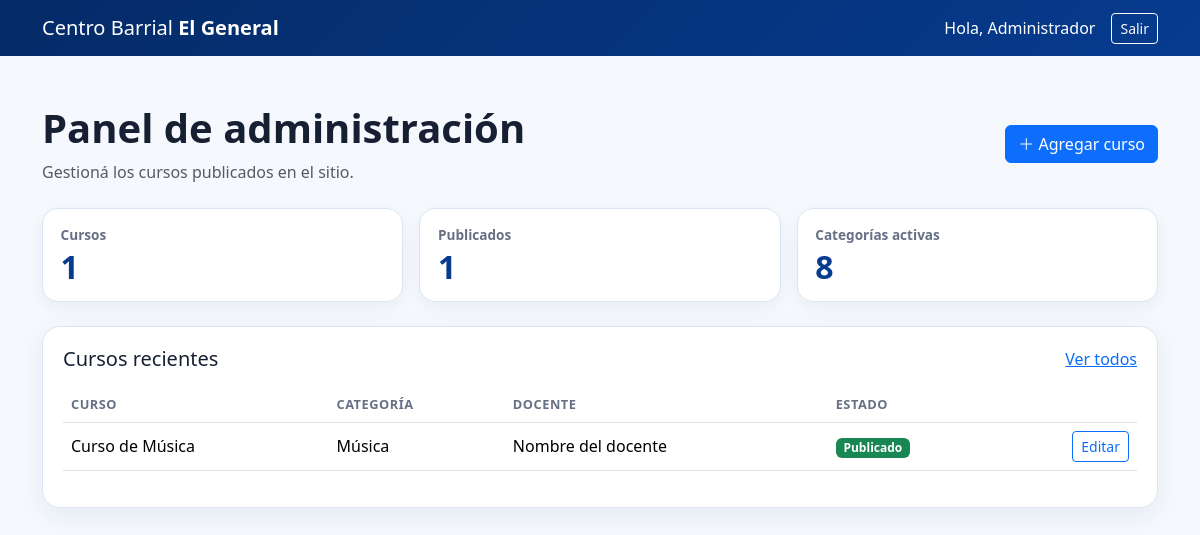
/admin/index.php (signed in), run on the app's committed database.
### tables this page shows
CREATE TABLE IF NOT EXISTS cursos (
    id INT UNSIGNED AUTO_INCREMENT PRIMARY KEY,
    categoria_id INT UNSIGNED NOT NULL,
    nombre VARCHAR(160) NOT NULL,
    descripcion TEXT DEFAULT NULL,
    dias VARCHAR(255) DEFAULT NULL,
    horario VARCHAR(120) DEFAULT NULL,
    costo VARCHAR(120) DEFAULT NULL,
    docente VARCHAR(160) DEFAULT NULL,
    whatsapp VARCHAR(30) DEFAULT NULL,
    imagen VARCHAR(255) DEFAULT NULL,
    orden INT NOT NULL DEFAULT 0,
    activo TINYINT(1) NOT NULL DEFAULT 1,
    created_at TIMESTAMP DEFAULT CURRENT_TIMESTAMP,
    updated_at TIMESTAMP DEFAULT CURRENT_TIMESTAMP ON UPDATE CURRENT_TIMESTAMP,
    CONSTRAINT fk_cursos_categoria
        FOREIGN KEY (categoria_id) REFERENCES categorias(id)
        ON UPDATE CASCADE ON DELETE RESTRICT,
    INDEX idx_cursos_categoria_activo (categoria_id, activo, orden)
);

CREATE TABLE IF NOT EXISTS categorias (
    id INT UNSIGNED AUTO_INCREMENT PRIMARY KEY,
    nombre VARCHAR(120) NOT NULL,
    slug VARCHAR(120) NOT NULL UNIQUE,
    icono VARCHAR(80) DEFAULT 'bi-grid',
    descripcion VARCHAR(255) DEFAULT NULL,
    orden INT NOT NULL DEFAULT 0,
    activo TINYINT(1) NOT NULL DEFAULT 1,
    created_at TIMESTAMP DEFAULT CURRENT_TIMESTAMP,
    updated_at TIMESTAMP DEFAULT CURRENT_TIMESTAMP ON UPDATE CURRENT_TIMESTAMP
);

### config.php (called while the page is built, shortened)
<?php
function e(?string $value): string
{
    return htmlspecialchars($value ?? '', ENT_QUOTES, 'UTF-8');
}

### admin/index.php (the view, shortened to what this page needs)
<?php
$pdo = db();
$total = (int)$pdo->query('SELECT COUNT(*) FROM cursos')->fetchColumn();
$activos = (int)$pdo->query('SELECT COUNT(*) FROM cursos WHERE activo = 1')->fetchColumn();
$categorias = (int)$pdo->query('SELECT COUNT(*) FROM categorias WHERE activo = 1')->fetchColumn();
$ultimos = $pdo->query('SELECT c.id, c.nombre, c.docente, c.activo, cat.nombre AS categoria FROM cursos c JOIN categorias cat ON cat.id = c.categoria_id ORDER BY c.updated_at DESC LIMIT 8')->fetchAll();
?>
<!DOCTYPE html>
<html lang="es">
<head>
<link href="https://cdn.jsdelivr.net/npm/bootstrap@5.3.7/dist/css/bootstrap.min.css" rel="stylesheet">
<link rel="stylesheet" href="https://cdn.jsdelivr.net/npm/bootstrap-icons@1.13.1/font/bootstrap-icons.min.css">
<link rel="stylesheet" href="../css/admin.css">
</head>
<body>
<nav class="navbar admin-nav"><div class="container"><a class="navbar-brand" href="index.php">Centro Barrial <strong>El General</strong></a><div class="d-flex align-items-center gap-3"><span class="d-none d-md-inline">Hola, <?= e($_SESSION['admin_nombre']) ?></span><a class="btn btn-outline-light btn-sm" href="logout.php">Salir</a></div></div></nav>
<main class="container py-4 py-md-5">
<div class="d-flex flex-wrap justify-content-between align-items-center gap-2 mb-4"><div><h1 class="admin-title">Panel de administración</h1><p class="text-muted mb-0">Gestioná los cursos publicados en el sitio.</p></div><a class="btn btn-primary" href="curso-form.php"><i class="bi bi-plus-lg"></i> Agregar curso</a></div>
<div class="row g-3 mb-4">
<div class="col-6 col-lg-4"><div class="stat-card"><span>Cursos</span><strong><?= $total ?></strong></div></div>
<div class="col-6 col-lg-4"><div class="stat-card"><span>Publicados</span><strong><?= $activos ?></strong></div></div>
<div class="col-12 col-lg-4"><div class="stat-card"><span>Categorías activas</span><strong><?= $categorias ?></strong></div></div>
</div>
<div class="admin-card"><div class="d-flex justify-content-between align-items-center mb-3"><h2 class="h5 mb-0">Cursos recientes</h2><a href="cursos.php">Ver todos</a></div>
<div class="table-responsive"><table class="table align-middle"><thead><tr><th>Curso</th><th>Categoría</th><th>Docente</th><th>Estado</th><th></th></tr></thead><tbody>
<?php foreach ($ultimos as $curso): ?><tr><td><?= e($curso['nombre']) ?></td><td><?= e($curso['categoria']) ?></td><td><?= e($curso['docente']) ?></td><td><span class="badge <?= $curso['activo'] ? 'text-bg-success' : 'text-bg-secondary' ?>"><?= $curso['activo'] ? 'Publicado' : 'Oculto' ?></span></td><td class="text-end"><a class="btn btn-sm btn-outline-primary" href="curso-form.php?id=<?= (int)$curso['id'] ?>">Editar</a></td></tr><?php endforeach; ?>
</tbody></table></div></div>
</main>
</body></html>

### css/admin.css (style rules this page uses)
:root { --azul:#063b8f; --azul-oscuro:#052b67; --fondo:#f5f9fd; --borde:#dbe6f2; --texto:#172033; }
body { background:var(--fondo); color:var(--texto); }
.admin-nav { background:linear-gradient(135deg,var(--azul-oscuro),var(--azul)); color:white; }
.admin-nav .navbar-brand,.admin-nav .navbar-brand:hover { color:white; }
.admin-title { font-weight:800; }
.admin-card { background:white; border:1px solid var(--borde); border-radius:18px; padding:1.25rem; box-shadow:0 8px 25px rgba(5,43,103,.07); }
.stat-card { background:white; border:1px solid var(--borde); border-radius:16px; padding:1rem 1.1rem; box-shadow:0 6px 18px rgba(5,43,103,.05); }
.stat-card span { display:block; color:#667085; font-size:.85rem; font-weight:700; }
.stat-card strong { display:block; font-size:2rem; color:var(--azul); line-height:1.1; margin-top:.25rem; }
.table th { color:#667085; font-size:.8rem; text-transform:uppercase; letter-spacing:.04em; }

### data on the page
cursos: nombre "Curso de Música", categoria.nombre "Música", docente "Nombre del docente", activo "Publicado"

### other printed values
$_SESSION['admin_nombre'] "Administrador"
$total "1"
$activos "1"
$categorias "8"
